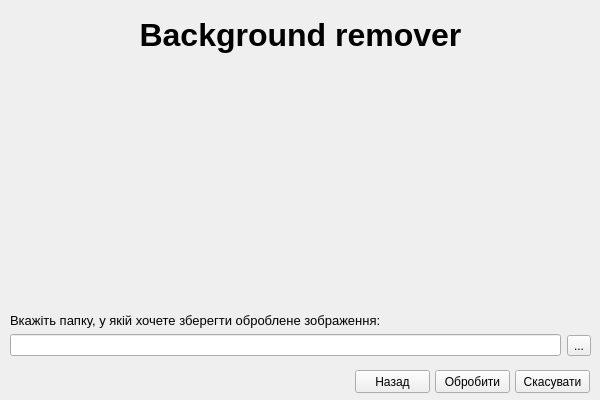
<?xml version="1.0" encoding="UTF-8"?>
<ui version="4.0">
 <class>SecondWindow</class>
 <widget class="QMainWindow" name="SecondWindow">
  <property name="geometry">
   <rect>
    <x>0</x>
    <y>0</y>
    <width>600</width>
    <height>400</height>
   </rect>
  </property>
  <property name="windowTitle">
   <string>MainWindow</string>
  </property>
  <widget class="QWidget" name="centralwidget2">
   <widget class="QWidget" name="horizontalLayoutWidget">
    <property name="geometry">
     <rect>
      <x>10</x>
      <y>330</y>
      <width>581</width>
      <height>31</height>
     </rect>
    </property>
    <layout class="QHBoxLayout" name="horizontalLayout2">
     <item>
      <widget class="QLineEdit" name="lineEdit2"/>
     </item>
     <item>
      <widget class="QToolButton" name="search2">
       <property name="text">
        <string>...</string>
       </property>
      </widget>
     </item>
    </layout>
   </widget>
   <widget class="QWidget" name="verticalLayoutWidget">
    <property name="geometry">
     <rect>
      <x>0</x>
      <y>0</y>
      <width>601</width>
      <height>71</height>
     </rect>
    </property>
    <layout class="QVBoxLayout" name="verticalLayout_1_2">
     <item>
      <widget class="QLabel" name="label_1_2">
       <property name="text">
        <string>&lt;html&gt;&lt;head/&gt;&lt;body&gt;&lt;p align=&quot;center&quot;&gt;&lt;span style=&quot; font-size:24pt; font-weight:600;&quot;&gt;Background remover&lt;/span&gt;&lt;/p&gt;&lt;/body&gt;&lt;/html&gt;</string>
       </property>
      </widget>
     </item>
    </layout>
   </widget>
   <widget class="QWidget" name="verticalLayoutWidget_2">
    <property name="geometry">
     <rect>
      <x>10</x>
      <y>70</y>
      <width>581</width>
      <height>261</height>
     </rect>
    </property>
    <layout class="QVBoxLayout" name="verticalLayout_2_2">
     <item>
      <widget class="QLabel" name="label_2_2">
       <property name="text">
        <string/>
       </property>
       <property name="pixmap">
        <pixmap>Фон.png</pixmap>
       </property>
      </widget>
     </item>
    </layout>
   </widget>
   <widget class="QWidget" name="verticalLayoutWidget_3">
    <property name="geometry">
     <rect>
      <x>10</x>
      <y>310</y>
      <width>581</width>
      <height>21</height>
     </rect>
    </property>
    <layout class="QVBoxLayout" name="verticalLayout_3_2">
     <item>
      <widget class="QLabel" name="label_3_2">
       <property name="text">
        <string>&lt;html&gt;&lt;head/&gt;&lt;body&gt;&lt;p&gt;&lt;span style=&quot; font-size:10pt;&quot;&gt;Вкажіть папку, у якій хочете зберегти оброблене зображення:&lt;/span&gt;&lt;/p&gt;&lt;/body&gt;&lt;/html&gt;</string>
       </property>
      </widget>
     </item>
    </layout>
   </widget>
   <widget class="QPushButton" name="cancell2">
    <property name="geometry">
     <rect>
      <x>515</x>
      <y>370</y>
      <width>75</width>
      <height>23</height>
     </rect>
    </property>
    <property name="text">
     <string>Скасувати</string>
    </property>
   </widget>
   <widget class="QPushButton" name="go">
    <property name="geometry">
     <rect>
      <x>435</x>
      <y>370</y>
      <width>75</width>
      <height>23</height>
     </rect>
    </property>
    <property name="text">
     <string>Обробити</string>
    </property>
   </widget>
   <widget class="QPushButton" name="back1">
    <property name="geometry">
     <rect>
      <x>355</x>
      <y>370</y>
      <width>75</width>
      <height>23</height>
     </rect>
    </property>
    <property name="text">
     <string>Назад</string>
    </property>
   </widget>
  </widget>
 </widget>
 <resources/>
 <connections/>
</ui>
